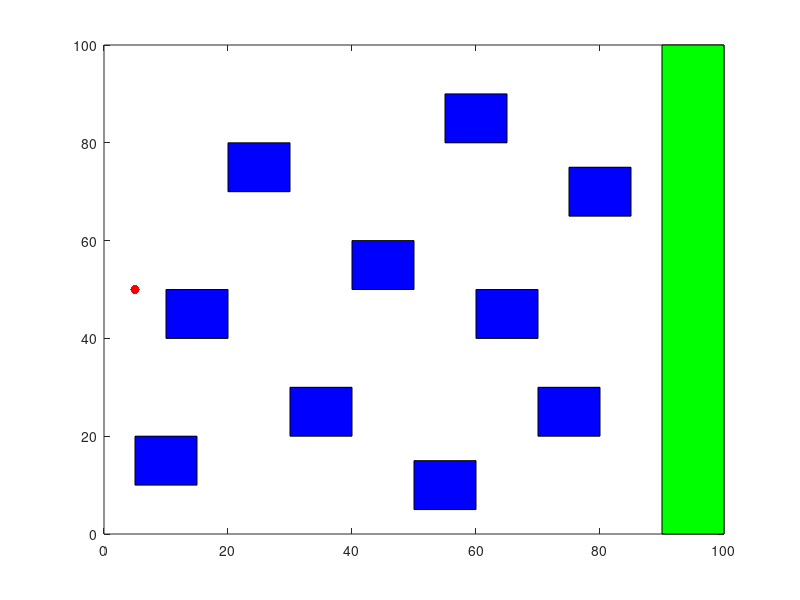

MATLAB code to generate this figure:
% clear all; close all;
% figure(1); hold on;
axis([0 100 0 100]);
box on;

% Define and plot the start state for the planning problem
%               x  y
start_state = [ 5 50];
plot(start_state(1),start_state(2),'.r','MarkerSize',20);

% Define and plot the goal region for the planning problem
%              x1 y1  x2  y2   x3  y3  x4  y4
goal_region = [90  0 100   0  100 100  90 100];
goal_x = [goal_region(1) goal_region(3) goal_region(5) goal_region(7)];
goal_y = [goal_region(2) goal_region(4) goal_region(6) goal_region(8)];
patch(goal_x,goal_y,'green');

% Define and plot the locations of the obstacles
%             x1 y2 x2 y2 x3 y3 x4 y4
obstacles = [  5 10 15 10 15 20  5 20; % obstacle 1
              10 40 20 40 20 50 10 50; % obstacle 2
              20 70 30 70 30 80 20 80; % ...etc...
              30 20 40 20 40 30 30 30;% 4
              40 50 50 50 50 60 40 60;%5
              50  5 60  5 60 15 50 15;%6
              55 80 65 80 65 90 55 90;%7
              60 40 70 40 70 50 60 50;%8
              70 20 80 20 80 30 70 30; %9
              75 65 85 65 85 75 75 75 ]; %10

num_obstacles = size(obstacles,1);

for i_obs = 1:num_obstacles
    obs_x = [obstacles(i_obs,1) obstacles(i_obs,3) obstacles(i_obs,5) obstacles(i_obs,7)];
    obs_y = [obstacles(i_obs,2) obstacles(i_obs,4) obstacles(i_obs,6) obstacles(i_obs,8)];
    patch(obs_x,obs_y,'blue');
end